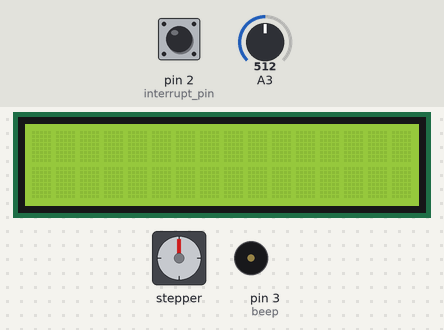
The sketch below on a simulated Arduino Uno, built with avr-gcc and run on an emulated ATmega328P. Parts: 16×2 character LCD, stepper motor, buzzer (waves = sounding). The inputs (shaded band) are chosen by the test bench; at power-on: pin 2 (interrupt_pin) HIGH, A3 = 512. Stepper angles assume 100 steps per turn.

Above: at 1.2 s.
1.3 s: pin 2 (interrupt_pin) pulled LOW for 0.15 s
At 1.8 s:
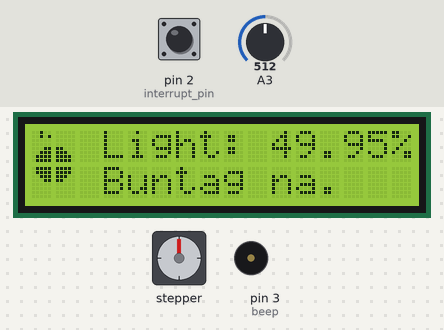
2.9 s: A3 set to 582
At 4.0 s:
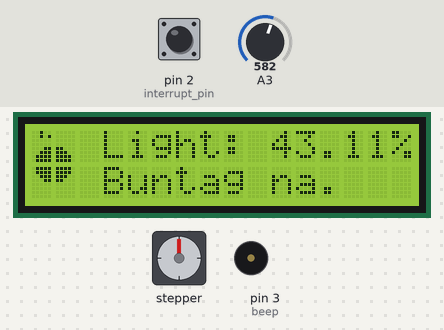
4.4 s: A3 set to 616
At 6.9 s:
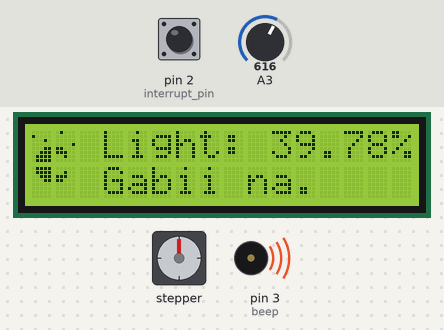
7.1 s: pin 2 (interrupt_pin) pulled LOW for 1 s
At 8.4 s:
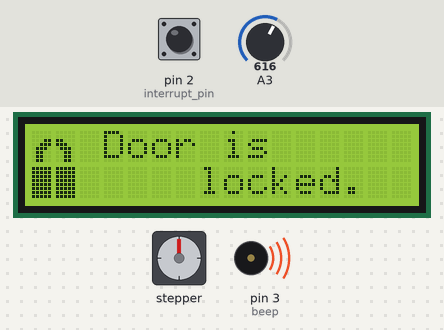
9.6 s: pin 2 (interrupt_pin) pulled LOW for 0.15 s
At 10.8 s:
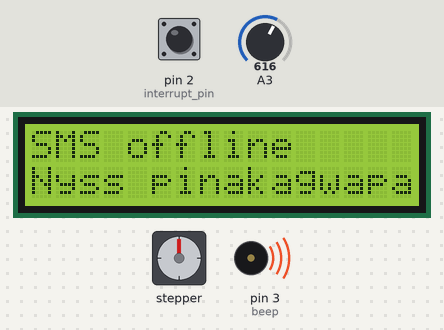
11.2 s: pin 2 (interrupt_pin) pulled LOW for 3.2 s
At 12.6 s:
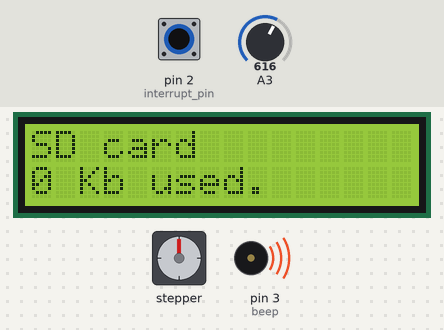
Timing chart, 0 to 14.2 s (numbered marks = the images above; inputs shaded):
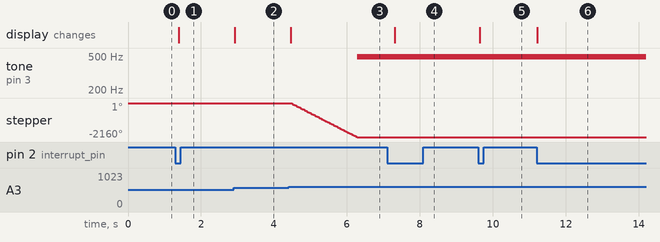

Measured:
- the behaviour switches between 600 and 601 on A3 (found by bisection; images 2 and 3)
- after the input at 1.3 s, the display: changes after 0.10 s (image 1)
- after the input at 2.9 s, the display: changes at once (image 2)
- after the input at 4.4 s, tone on pin 3 (beep): silent → 490 Hz after 1.9 s; stepper: turns 2160° counter-clockwise in 1.8 s, starting after 0.06 s; the display: changes after 0.06 s (image 3)
- after the input at 7.1 s, the display: changes after 0.22 s (image 4)
- after the input at 9.6 s, the display: changes at once (image 5)
- after the input at 11.2 s, the display: changes at once (image 6)

The sketch:

sketch_sep22a-embedded-system-disis-it.ino
```cpp
#include <LiquidCrystal.h>
#include <LiquidCrystal_I2C.h>
#include <Stepper.h>

LiquidCrystal_I2C lcd(0x27, 16, 2);
bool is_day;
bool is_locked;

const byte lock_left[8] = {
  B00000,
  B00000,
  B00011,
  B00111,
  B01110,
  B01100,
  B01100,
  B01100
};
const byte lock_right[8] = {
  B00000,
  B00000,
  B11000,
  B11100,
  B01110,
  B00110,
  B00110,
  B00110
};
// const byte lock_mid = B10100000;
const byte lock_mid = B10011111;
const byte lock_body = B11111111;
const byte sun_nw[8] = {
  B00000,
  B00000,
  B00000,
  B00000,
  B00011,
  B00111,
  B01111,
  B01111
};
const byte sun_sw[8] = {
  B01111,
  B01111,
  B00111,
  B00011,
  B00000,
  B00000,
  B00000,
  B00000
};
const byte sun_ne[8] = {
  B00000,
  B00000,
  B00000,
  B00000,
  B11000,
  B11100,
  B11110,
  B11110
};
const byte sun_se[8] = {
  B11110,
  B11110,
  B11100,
  B11000,
  B00000,
  B00000,
  B00000,
  B00000
};
const byte moon_nw[8] = {
  B00000,
  B10000,
  B00010,
  B00000,
  B00011,
  B00111,
  B01111,
  B01111
};
const byte moon_ne1[8] = {
  B01000,
  B00000,
  B00000,
  B00001,
  B11000,
  B11100,
  B00100,
  B00000
};
const byte moon_ne2[8] = {
  B00000,
  B00001,
  B00000,
  B00000,
  B11000,
  B11100,
  B00100,
  B00000
};
const byte moon_se[8] = {
  B00000,
  B00100,
  B11100,
  B11000,
  B00000,
  B00000,
  B00000,
  B00000
};

String text1 = "Light: ";
String text2 = "Gabii na. ";
String text3 = "Buntag na.";
String text4 = "Door is ";
String text5 = "locked.  ";
String text6 = "unlocked.";

const int max = 1023;
Stepper st(100, 4, 5, 6, 7);
const int steps = 600;
volatile int live_pagenum = 3;
int pagenum = live_pagenum;
static bool frame = false;
unsigned long global_timestamp = millis()+200;

void setup() {
  pinMode(2, INPUT); //interrupt pin
  attachInterrupt(digitalPinToInterrupt(2), navigate, FALLING);
  pinMode(3, OUTPUT); //beep

  lcd.init();
  lcd.backlight();
  lcd.noAutoscroll();

  st.setSpeed(200);

  is_day = analogRead(3) > 600 ? true : false;

  Serial.begin(9600);

  // greet("AT");
  navigate();
}

void loop() {
  if(pagenum!=live_pagenum){
    lcd.clear();
    is_day=analogRead(3)<=600;
    if (live_pagenum==0) {
      lcd.setCursor(0, 0);
      lcd.createChar(0, sun_nw);
      lcd.createChar(1, sun_sw);
      lcd.createChar(2, sun_ne);
      lcd.createChar(3, sun_se);
      lcd.createChar(4, moon_nw);
      lcd.createChar(5, moon_ne1);
      lcd.createChar(6, moon_ne2);
      lcd.createChar(7, moon_se);
      if (is_day){
        lcd.write(4);
        lcd.write(5);
      }
      else {
        lcd.write(0);
        lcd.write(2);
      }
      lcd.setCursor(0,1);
      lcd.write(1);
      lcd.write(is_day?7:3);
      lcd.setCursor(3,0);
      lcd.print(text1);
      lcd.setCursor(3,1);
      lcd.print(is_day?text3:text2);

      is_day=!is_day;
    }
    else if (live_pagenum==1) {
      lcd.createChar(0, lock_left);
      lcd.createChar(1, lock_right);
      lcd.setCursor(0,0);
      lcd.write(0);
      lcd.write(1);
      lcd.setCursor(0,1);
      lcd.write(lock_body);
      lcd.write(lock_body);
      lcd.setCursor(3, 0);
      lcd.print(text4);
      lcd.setCursor(7, 1);
      lcd.print(text5);
    }
    else if (live_pagenum==2) {
      lcd.setCursor(0,0);
      lcd.print("SMS offline");
      lcd.setCursor(0,1);
      lcd.print("Nyss pinakagwapa sa tanan");
    }
    else if (live_pagenum==3) {
      lcd.setCursor(0,0);
      lcd.print("SD card");
      lcd.setCursor(0,1);
      lcd.print("0 Kb used.");
    }

    pagenum=live_pagenum;
  }
  // Serial.println(millis());
  // Serial.println(pagenum);
  if (pagenum==0) {
    display_light();
  }
  else if (pagenum==1) {
    display_doorlock();
  }
  else if (pagenum==2) {
    display_sms();
  }
  else if (pagenum==3) {
    display_memory();
  }
}

void greet(String message) {
  Serial.print(message + "\r");
  while (!Serial.available()) {}
  Serial.println(Serial.readString());
};

//steps is either 600 or -600
void toggle_lock() {
  st.step(is_locked ? steps : -steps);
  is_locked = !is_locked;
  analogWrite(3,123);
  delay(500);
  analogWrite(3,255);
  delay(500);
  digitalWrite(3,0);
}

void navigate() {
  if(millis()>global_timestamp){
  global_timestamp=millis()+200;
  live_pagenum=++live_pagenum%4;
  }
}

void display_light() {
  // Serial.println(millis());
  String light(float(max-analogRead(3))*100/max);
  light += '%';
  int len = 7 - light.length();
  for (; len != 0; len--) light += ' ';
  lcd.setCursor(10, 0);
  lcd.print(light);

  if (analogRead(3) > 600) {
    lcd.setCursor(0,0);
    if(frame==false){
      lcd.write(4);
      lcd.write(5);
      frame=true;
    }
    else{
      lcd.write(0);
      lcd.write(6);
      frame=false;
    }

    if (is_day) {
      lcd.setCursor(1,1);
      lcd.write(7);

      lcd.setCursor(3,1);
      lcd.print(text2);
      if (!is_locked) toggle_lock();
      is_day = !is_day;
    }
  }
  else {
    if (!is_day) {
      lcd.setCursor(0,0);
      lcd.write(0);
      lcd.write(2);
      lcd.setCursor(1,1);
      lcd.write(3);

      lcd.setCursor(3,1);
      lcd.print(text3);
      is_day = !is_day;
    }
  }

  long unsigned t = millis()+500;
  while(millis() < t){
    if(pagenum!=live_pagenum) return;
  }
}

void display_doorlock() {
}

void display_sms() {
}

void display_memory() {
}
```
